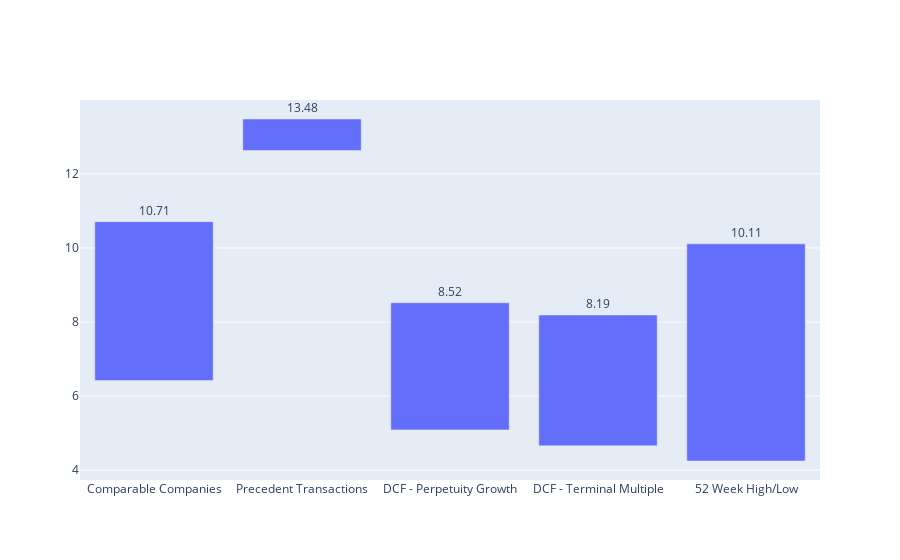

The notebook cell saved with this chart:
### Code cell
fig = go.Figure()
fig.add_trace(
    go.Bar(
        x=data["type"],
        y=data["range"],
        base=data["low"],
        text=data["high"],
        textposition="outside",
#         texttemplate="<b>%{text:$.2f}</b>",
#         marker_color='#132E57',
    )
)

### Figure 1 — Plotly figure (JSON) as saved in the notebook; plotly's stock layout.template omitted (floating-point values rounded to 4 significant figures)
{"data": [{"base": [6.42, 12.63, 5.09, 4.66, 4.25], "text": [10.71, 13.48, 8.52, 8.19, 10.11], "textposition": "outside", "type": "bar", "x": ["Comparable Companies", "Precedent Transactions", "DCF - Perpetuity Growth", "DCF - Terminal Multiple", "52 Week High/Low"], "y": [4.29, 0.85, 3.43, 3.53, 5.86]}], "layout": {}}
